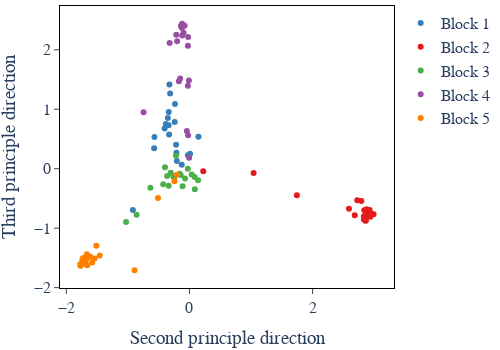

Here is the notebook cell this chart was saved with:
### Code cell
# Plot the embedded points coloured by the ground truth block memberships 
colors = [
    'rgb(55, 126, 184)',   # Plotly Blue
    'rgb(228, 26, 28)',    # Plotly Red
    'rgb(77, 175, 74)',    # Plotly Green
    'rgb(152, 78, 163)',   # Plotly Purple
    'rgb(255, 127, 0)',    # Plotly Orange
    'rgb(0, 139, 139)' ,     # Dark Cyan
    '#e377c2',  # Plotly Pink
]
x_direction = 1
y_direction = 2
fig = go.Figure()
for i in range(B):
    fig.add_trace(go.Scatter(x=current_embedded_array[0,int(i*N/B):int((i+1)*N/B),x_direction], y=current_embedded_array[0,int(i*N/B):int((i+1)*N/B),y_direction], mode='markers', marker=dict(color=colors[i]),name=f'Block {i+1}'))
# fig.add_trace(go.Scatter(x=current_embedded_array[0,:20,1], y=current_embedded_array[0,:20,2], mode='markers', marker=dict(color=colors[0]),name='Block 1'))
# fig.add_trace(go.Scatter(x=current_embedded_array[0,20:40,1], y=current_embedded_array[0,20:40,2], mode='markers', marker=dict(color=colors[1]),name='Block 2'))
# fig.add_trace(go.Scatter(x=current_embedded_array[0,40:60,1], y=current_embedded_array[0,40:60,2], mode='markers', marker=dict(color=colors[2]),name='Block 3'))
# fig.add_trace(go.Scatter(x=current_embedded_array[0,60:80,1], y=current_embedded_array[0,60:80,2], mode='markers', marker=dict(color=colors[3]),name='Block 4'))
# fig.add_trace(go.Scatter(x=current_embedded_array[0,80:,1], y=current_embedded_array[0,80:,2], mode='markers', marker=dict(color=colors[4]),name='Block 5'))
layout = go.Layout(
    yaxis=dict(title='Third principle direction', showline=True, linewidth=1, linecolor='black',ticks='outside',mirror=True),
    xaxis=dict(title='Second principle direction',showline=True, linewidth=1, linecolor='black',ticks='outside',mirror=True,automargin=True),
    paper_bgcolor='white',  # Set background color to white
    plot_bgcolor='white',   # Set plot area color to white
    font_family="Serif", 
    font_size=16, 
    margin=dict(l=5, r=5, t=5, b=5),
    width =500, 
    height=350
)
fig.update_layout(layout)
fig.show()

### Figure 1 — Plotly figure (JSON) as saved in the notebook; plotly's stock layout.template omitted (floating-point values rounded to 4 significant figures)
{"data": [{"marker": {"color": "rgb(55, 126, 184)"}, "mode": "markers", "name": "Block 1", "type": "scatter", "x": [-0.2115, -0.1251, -0.3253, 0.1457, -0.4029, -0.2394, -0.3377, -0.2357, -0.2044, -0.3837, -0.3305, -0.569, -0.3373, 0.009476, -0.3514, -0.5743, -0.9188, -0.02522, -0.2171, -0.3141], "y": [0.2688, 0.06875, 1.417, 0.5391, 0.6764, 0.7868, 0.7329, 1.087, 0.1286, 0.753, 0.5741, 0.5354, 0.9526, 0.2527, 0.855, 0.3441, -0.6948, 0.2286, 0.4051, 1.263]}, {"marker": {"color": "rgb(228, 26, 28)"}, "mode": "markers", "name": "Block 2", "type": "scatter", "x": [2.875, 2.875, 0.2246, 2.877, 2.927, 2.685, 2.592, 2.858, 2.726, 2.99, 1.042, 2.874, 2.792, 2.84, 2.937, 2.957, 2.833, 2.833, 1.745, 2.867], "y": [-0.7438, -0.7595, -0.04178, -0.6837, -0.6952, -0.7835, -0.6724, -0.8745, -0.5301, -0.7642, -0.07233, -0.8025, -0.5431, -0.6988, -0.8065, -0.758, -0.7988, -0.8538, -0.4477, -0.8695]}, {"marker": {"color": "rgb(77, 175, 74)"}, "mode": "markers", "name": "Block 3", "type": "scatter", "x": [-0.3625, -0.2602, 0.08418, -0.1422, -0.4264, -0.8588, -0.07156, -0.1117, -0.2186, 0.08746, -0.02634, -0.3028, 0.03677, -0.6344, -0.3377, -1.03, -0.397, -0.1569, 0.1398, -0.2482], "y": [-0.1226, -0.1308, -0.1379, -0.1067, -0.2618, -0.7757, -0.1661, -0.2944, 0.2177, -0.3453, -0.0002945, -0.06672, -0.09695, -0.3181, -0.2844, -0.8962, 0.02263, -0.08435, -0.1948, -0.1532]}, {"marker": {"color": "rgb(152, 78, 163)"}, "mode": "markers", "name": "Block 4", "type": "scatter", "x": [-0.04217, -0.2142, -0.02601, -0.2004, -0.1381, -0.02117, -0.1215, -0.1512, -0.02527, -0.009074, -0.02173, -0.09602, -0.12, -0.3218, -0.1181, -0.07853, -0.004448, -0.7453, -0.1716, -0.1176], "y": [0.6335, 2.253, 2.068, 2.142, 2.401, 0.5645, 2.368, 1.518, 1.394, 1.485, 2.217, 2.285, 2.415, 2.116, 2.436, 2.403, 0.1834, 0.9483, 1.47, 2.242]}, {"marker": {"color": "rgb(255, 127, 0)"}, "mode": "markers", "name": "Block 5", "type": "scatter", "x": [-1.691, -1.669, -1.579, -1.749, -1.771, -1.769, -0.8916, -0.2022, -1.726, -1.666, -1.512, -1.541, -1.459, -1.659, -1.609, -1.669, -1.74, -0.511, -0.244, -1.77], "y": [-1.563, -1.515, -1.577, -1.61, -1.604, -1.628, -1.706, -0.1028, -1.502, -1.439, -1.294, -1.511, -1.458, -1.622, -1.48, -1.47, -1.523, -0.4921, -0.2119, -1.633]}], "layout": {"font": {"family": "Serif", "size": 16}, "height": 350, "margin": {"b": 5, "l": 5, "r": 5, "t": 5}, "paper_bgcolor": "white", "plot_bgcolor": "white", "width": 500, "xaxis": {"automargin": true, "linecolor": "black", "linewidth": 1, "mirror": true, "showline": true, "ticks": "outside", "title": {"text": "Second principle direction"}}, "yaxis": {"linecolor": "black", "linewidth": 1, "mirror": true, "showline": true, "ticks": "outside", "title": {"text": "Third principle direction"}}}}
